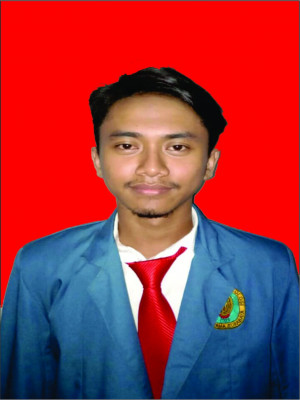
#> input picture foto.jpg, 300 x 400 px
$ jupyter execute Tugas_Histogram.ipynb
#> lines starting #> are read from the running program, lines starting #| are printed output that depends on the picture
[cell 1]
import cv2
import numpy as np
from matplotlib import pyplot as plt

img = cv2.imread('foto.jpg',0)
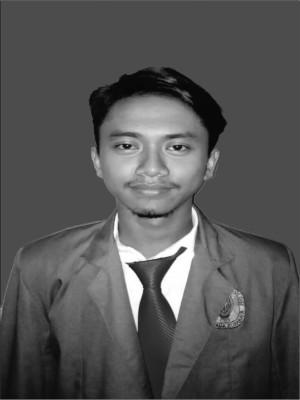
#> img: shape (400, 300); min 2, max 255, mean 84.6

hist,bins = np.histogram(img.flatten(),256,[0,256])
#> hist = 256 values, max 47843 at index 76, min 0 at index 0, mean 468.8; bins = 257 values from 0 to 256

cdf = hist.cumsum()
#> cdf = 256 values from 0 to 120000
cdf_normalized = cdf * hist.max()/ cdf.max()
#> cdf_normalized = 256 values from 0 to 47843

[cell 2]
plt.imshow(img)

[cell 3]
plt.plot(cdf_normalized, color = 'b')
plt.hist(img.flatten(),256,[0,256], color = 'g')
plt.xlim([0,256])
plt.legend(('cdf','histogram'), loc = 'upper left')
plt.show()
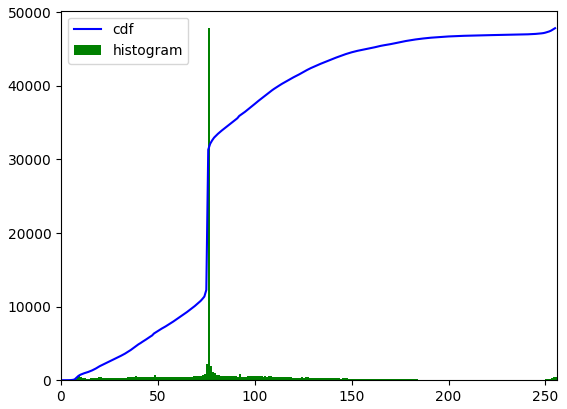
#> figure drawn by matplotlib, 1 panel; tallest bar 47843 high, from x = 76 to 77; curve peaks at x = 255, y = 47843

[cell 4]
img = cv2.imread('foto.jpg',0)

hist,bins = np.histogram(img.flatten(),256,[0,256])

cdf_m = np.ma.masked_equal(cdf,0)
cdf_m = (cdf_m - cdf_m.min())*255/(cdf_m.max()-cdf_m.min())
cdf = np.ma.filled(cdf_m,0).astype('uint8')
#> cdf = 256 values from 0 to 255

[cell 5]
img2 = cdf[img]
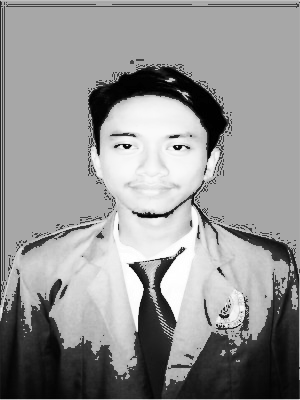
#> img2: shape (400, 300); min 0, max 255, mean 147.8
plt.plot(cdf_normalized, color = 'b')
plt.hist(img2.flatten(),256,[0,256], color = 'g')
plt.xlim([0,256])
plt.legend(('cdf','histogram'), loc = 'upper left')
plt.show()
#> figure, not shown here; tallest bar 47843 high, from x = 167 to 168; curve peaks at x = 255, y = 47843
